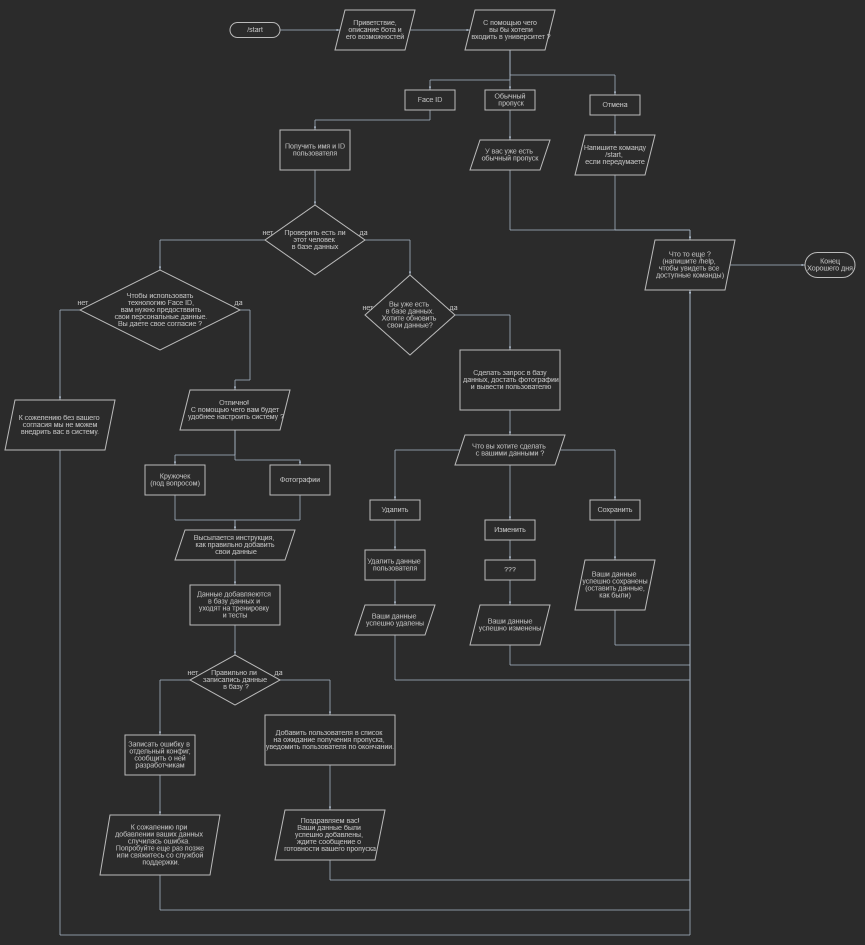
#> input picture Диограммы/Диограмма Tg бота.png, 1730 x 1890 px (shown at 1/2 size)
$ python -i learn1.py   (imports and definitions only)   (older library calls are emulated)
#> lines starting #> are read from the running program, lines starting #| are printed output that depends on the picture; after the words box and inside, x2 and y2 are one past the last pixel; in counts of white or black regions, pixels touching at a corner belong together
import cv2
import os
import numpy as np
import matplotlib.pyplot as plt

path=os.getcwd()
name="Mikhail_Kobozev/3.jpg"
ImgPath=f"./data/images/"
VidPath=f"./data/videos/"
haar_face_path=os.path.join(path, "models", "haarcascade_frontalface_default.xml")


# [59 lines left out: functions rescale_img, reading_video, reading_img, paint_img, not called in this run]


def gray_img(img):
#> called with img = 'Диограммы/Диограмма Tg бота.png'
    img=cv2.imread(img)
#> img is the input picture: shape (1890, 1730, 3); mean B, G, R 46.9, 46.8, 46.7
    gray=cv2.cvtColor(img,cv2.COLOR_BGR2GRAY)

    # размытие по гауссу
    blur=cv2.GaussianBlur(img, (5,5), cv2.BORDER_DEFAULT)

    # ищем края изображения
    canny=cv2.Canny(img, 125, 175)
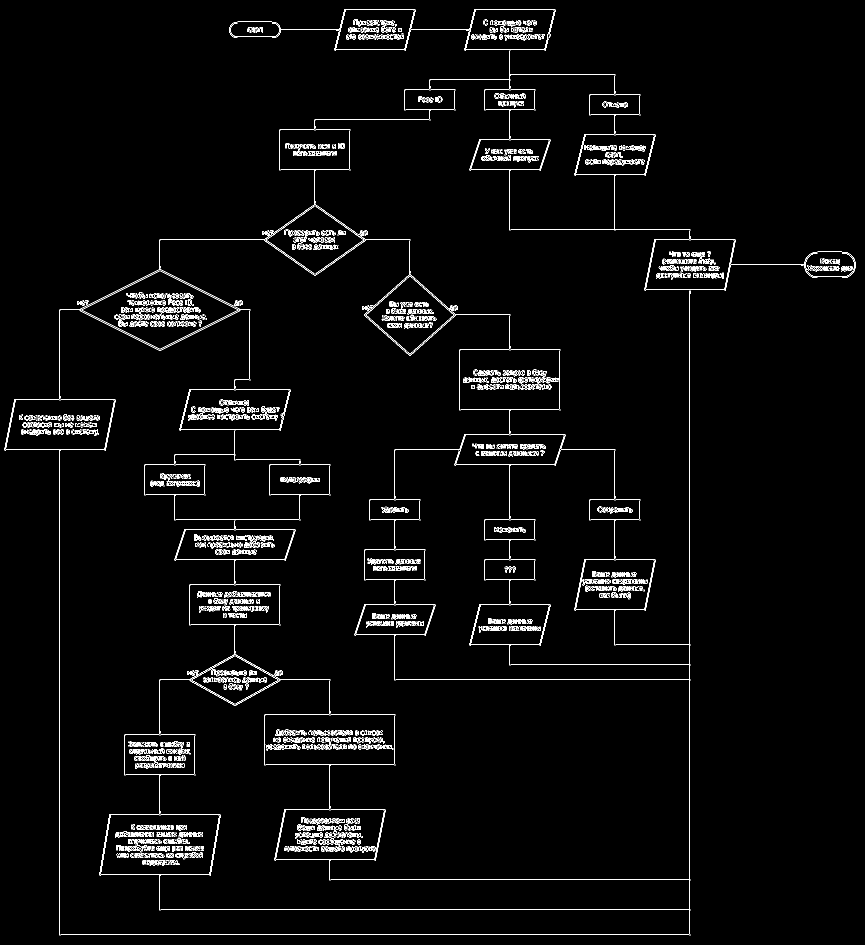
#> canny: shape (1890, 1730) (shown at 1/2 size); 2.4% white in thin lines or dots


    dilated=cv2.dilate(canny, (7,7), iterations=3)
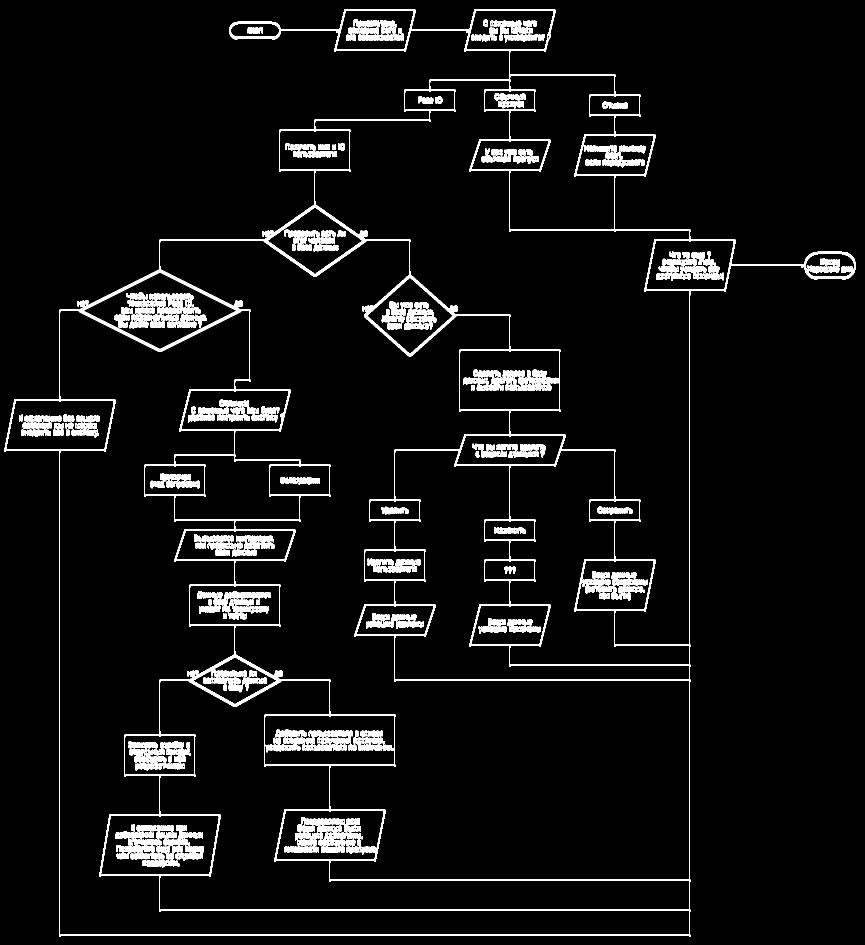
#> dilated: shape (1890, 1730) (shown at 1/2 size); 5.9% white; 386 white regions (34 under 20 px), largest, box (x1, y1, x2, y2) and area: (9, 18, 1711, 1874) 96452, (977, 739, 1117, 782) 3017, (1212, 1144, 1277, 1202) 1589

    eroded=cv2.erode(dilated, (7,7), iterations=3)
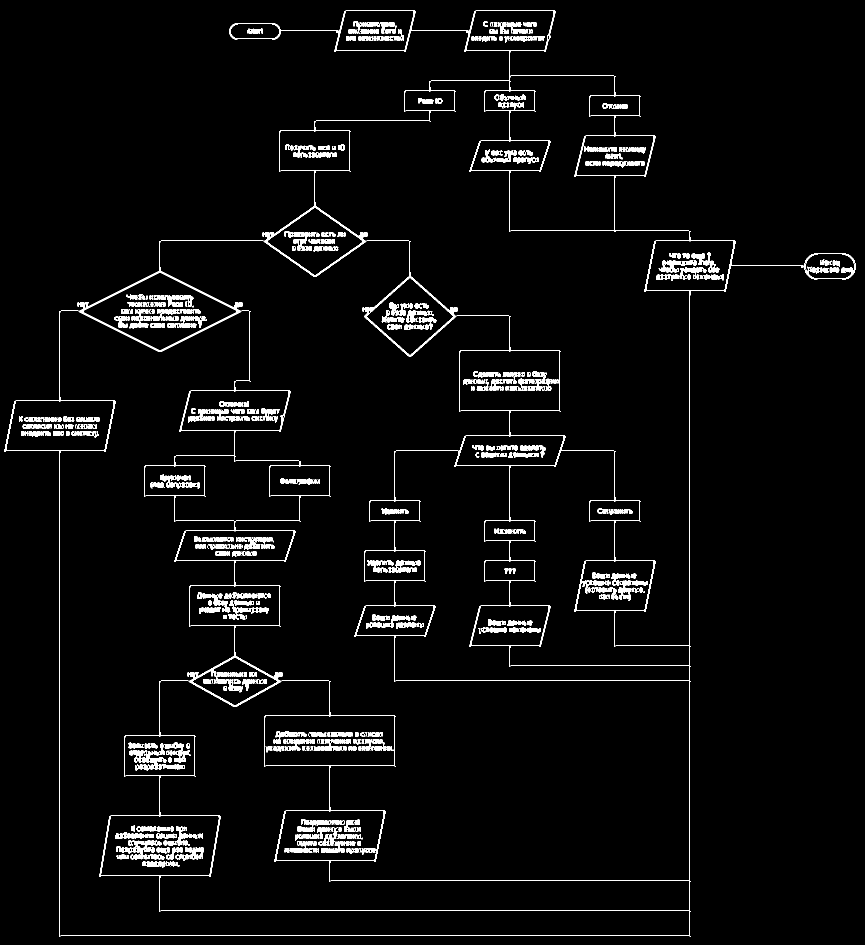
#> eroded: shape (1890, 1730) (shown at 1/2 size); 3% white in thin lines or dots

    # изменение размера, если уменьшаем INTER_AREA, если увеличиваем INTER_CUBIC
    resized=cv2.resize(img, (500,500), interpolation=cv2.INTER_AREA)
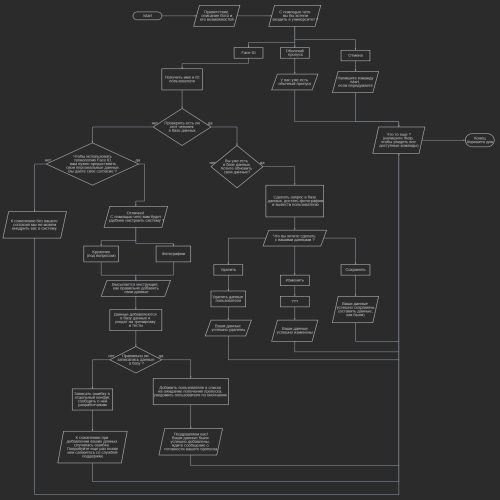
#> resized: shape (500, 500, 3); mean B, G, R 46.9, 46.8, 46.7

    # обрезка
    cropped=img[100:400, 50:500]
#> cropped: shape (300, 450, 3); every value is 43

    cv2.imshow("cropped",cropped)
    cv2.waitKey(0)


# [136 lines left out: functions contours_img, colors_img, colors_channels_img, massking, binarizing_img, edge_detection and 1 more, not called in this run]

# [1 line not run here, left out]

>>> result = gray_img('Диограммы/Диограмма Tg бота.png')
